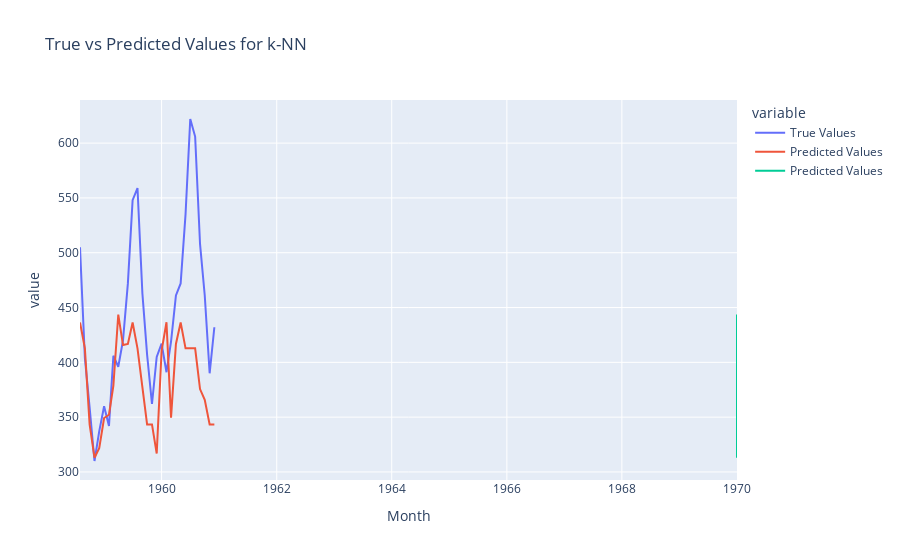

Source (notebook cell):
### Markdown cell above
### Plotly Visualization for k-NN:

### Code cell
# Create a DataFrame for visualization
df_knn_ts = pd.DataFrame({'True Values': y_test, 'Predicted Values': y_pred_knn})

# Create a line plot for true vs predicted values
fig = px.line(df_knn_ts, title='True vs Predicted Values for k-NN')
fig.add_scatter(y=df_knn_ts['Predicted Values'], mode='lines', name='Predicted Values')
fig.show()

### Figure 1 — Plotly figure (JSON) as saved in the notebook; plotly's stock layout.template omitted (floating-point values rounded to 4 significant figures)
{"data": [{"hovertemplate": "variable=True Values<br>Month=%{x}<br>value=%{y}<extra></extra>", "legendgroup": "True Values", "line": {"color": "#636efa", "dash": "solid"}, "marker": {"symbol": "circle"}, "mode": "lines", "name": "True Values", "orientation": "v", "showlegend": true, "type": "scatter", "x": ["1958-08-01T00:00:00", "1958-09-01T00:00:00", "1958-10-01T00:00:00", "1958-11-01T00:00:00", "1958-12-01T00:00:00", "1959-01-01T00:00:00", "1959-02-01T00:00:00", "1959-03-01T00:00:00", "1959-04-01T00:00:00", "1959-05-01T00:00:00", "1959-06-01T00:00:00", "1959-07-01T00:00:00", "1959-08-01T00:00:00", "1959-09-01T00:00:00", "1959-10-01T00:00:00", "1959-11-01T00:00:00", "1959-12-01T00:00:00", "1960-01-01T00:00:00", "1960-02-01T00:00:00", "1960-03-01T00:00:00", "1960-04-01T00:00:00", "1960-05-01T00:00:00", "1960-06-01T00:00:00", "1960-07-01T00:00:00", "1960-08-01T00:00:00", "1960-09-01T00:00:00", "1960-10-01T00:00:00", "1960-11-01T00:00:00", "1960-12-01T00:00:00"], "xaxis": "x", "y": [505, 404, 359, 310, 337, 360, 342, 406, 396, 420, 472, 548, 559, 463, 407, 362, 405, 417, 391, 419, 461, 472, 535, 622, 606, 508, 461, 390, 432], "yaxis": "y"}, {"hovertemplate": "variable=Predicted Values<br>Month=%{x}<br>value=%{y}<extra></extra>", "legendgroup": "Predicted Values", "line": {"color": "#EF553B", "dash": "solid"}, "marker": {"symbol": "circle"}, "mode": "lines", "name": "Predicted Values", "orientation": "v", "showlegend": true, "type": "scatter", "x": ["1958-08-01T00:00:00", "1958-09-01T00:00:00", "1958-10-01T00:00:00", "1958-11-01T00:00:00", "1958-12-01T00:00:00", "1959-01-01T00:00:00", "1959-02-01T00:00:00", "1959-03-01T00:00:00", "1959-04-01T00:00:00", "1959-05-01T00:00:00", "1959-06-01T00:00:00", "1959-07-01T00:00:00", "1959-08-01T00:00:00", "1959-09-01T00:00:00", "1959-10-01T00:00:00", "1959-11-01T00:00:00", "1959-12-01T00:00:00", "1960-01-01T00:00:00", "1960-02-01T00:00:00", "1960-03-01T00:00:00", "1960-04-01T00:00:00", "1960-05-01T00:00:00", "1960-06-01T00:00:00", "1960-07-01T00:00:00", "1960-08-01T00:00:00", "1960-09-01T00:00:00", "1960-10-01T00:00:00", "1960-11-01T00:00:00", "1960-12-01T00:00:00"], "xaxis": "x", "y": [436.4, 412.8, 343.4, 313, 321.8, 349.2, 352.2, 378.8, 443.6, 415.8, 416.8, 436.4, 412.8, 375.8, 343.4, 343.4, 316.8, 410.4, 436.6, 349.6, 416.8, 436.4, 412.8, 412.8, 412.8, 375.6, 365.8, 343.4, 343.4], "yaxis": "y"}, {"mode": "lines", "name": "Predicted Values", "type": "scatter", "y": [436.4, 412.8, 343.4, 313, 321.8, 349.2, 352.2, 378.8, 443.6, 415.8, 416.8, 436.4, 412.8, 375.8, 343.4, 343.4, 316.8, 410.4, 436.6, 349.6, 416.8, 436.4, 412.8, 412.8, 412.8, 375.6, 365.8, 343.4, 343.4]}], "layout": {"legend": {"title": {"text": "variable"}, "tracegroupgap": 0}, "title": {"text": "True vs Predicted Values for k-NN"}, "xaxis": {"anchor": "y", "domain": [0, 1], "title": {"text": "Month"}}, "yaxis": {"anchor": "x", "domain": [0, 1], "title": {"text": "value"}}}}
